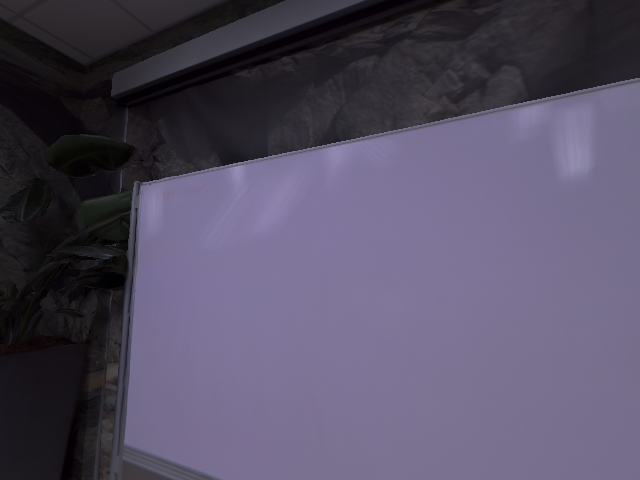
#> input picture office_0/Sequence_2/rgb/rgb_108.png, 640 x 480 px, given in place of rgb_0.png, which was not available
$ jupyter execute --allow-errors toPointCloud.ipynb   (shell and % lines are left out)
#> lines starting #> are read from the running program, lines starting #| are printed output that depends on the picture; pictures that were not available may be replaced by others from this repository, and a replacement may not be noted
[cell 1]
path_to_rgb = "./Sequence_2/rgb"
path_to_depth = "./Sequence_2/depth"
path_to_camera_param = "./Sequence_2/traj_w_c.txt"

[cell 2]
import numpy as np
import matplotlib.pyplot as plt
import cv2
import os

[cell 3]
# Load images
img1 = cv2.cvtColor(cv2.imread(os.path.join(path_to_rgb, "rgb_0.png")), cv2.COLOR_BGR2RGB)
print(img1.shape)
#| (480, 640, 3)
# Let's visualize the images
f = plt.figure(figsize=(15, 5))
ax1 = f.add_subplot(121)
ax2 = f.add_subplot(122)
ax1.imshow(img1[300:310, 400:410, :])
ax2.imshow(img1)
plt.show()
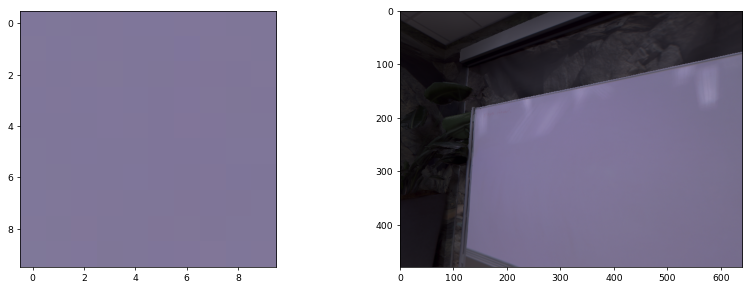
#> figure drawn by matplotlib, 2 panels

[cell 4]
img2 = cv2.imread(os.path.join(path_to_depth, "depth_0.png"), cv2.IMREAD_UNCHANGED) # rgb channels has same value
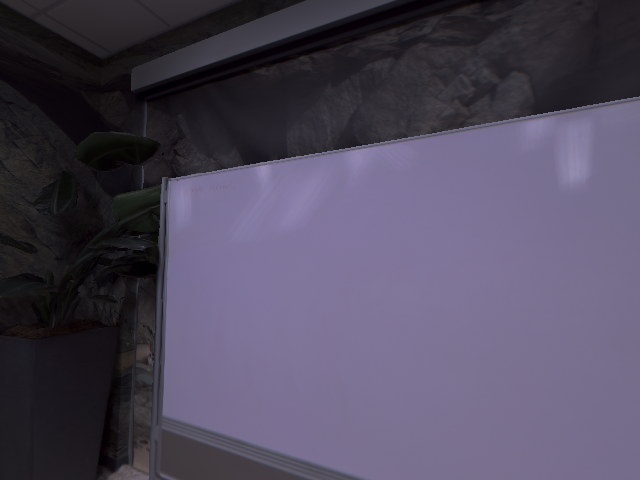
#> input picture office_0/Sequence_2/rgb/rgb_115.png, 640 x 480 px, given in place of depth_0.png, which was not available
#> img2 is the input picture: shape (480, 640, 3); mean B, G, R 92.8, 73.2, 79.5
print(img2.shape)
#| (480, 640, 3)
print(img2[400, 100])
#| [25 19 22]
# Let's visualize the images
f = plt.figure(figsize=(15, 5))
ax1 = f.add_subplot(121)
im = ax1.imshow(img2)
plt.colorbar(im, ax=ax1)
plt.show()
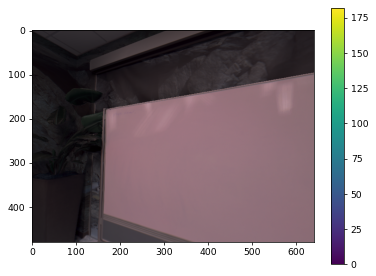
#> figure drawn by matplotlib, 2 panels; B, G, R data is drawn as R, G, B

[cell 5]
def imageto3dpoints (rgb_im, depth_im, ctw_mat):
    z_c = (depth_im.flatten())/1000 # 1 for image plane (z = 1) /1000 for units to be meters
    w_c = np.ones(z_c.shape)

    height, width, _ = rgb_im.shape
    fx, fy, cx, cy = width/2, width/2, (width-1)/2, (height-1)/2
    x_c= np.arange(width)
    y_c = np.arange(height)
    x_c, y_c = np.meshgrid(x_c, y_c, indexing='xy')
    x_c, y_c = x_c.flatten(), y_c.flatten()
    ones = np.ones(x_c.shape)

    X_on_img = np.stack([x_c, y_c, ones], axis=0)
    X_on_cam = np.linalg.inv(np.array([[fx, 0, cx], [0, fy, cy], [0, 0, 1]])) @ X_on_img
    X_on_cam = np.stack([X_on_cam[0]*z_c, X_on_cam[1]*z_c, z_c, w_c], axis=0)
    X_on_wld = ctw_mat @ X_on_cam

    origin = np.array([0,0,0,1])
    x_axis = np.array([1/1000,0,0,1])
    y_axis = np.array([0,1/1000,0,1])
    z_axis= np.array([0,0,1/1000,1])
    camera = ctw_mat @ np.stack([origin, x_axis, y_axis, z_axis], axis=-1)

    colors = rgb_im.reshape((-1, 3))/255
    return X_on_wld.T, colors, camera.T

[cell 6]
class camera_mat:
    def __init__ (self, path):
        self.path = path
        self.mats = []
        # self.cursor : later
        with open(path, "r") as f:
            while True:
                line = f.readline()
                if not line: break
                self.mats.append(self.str_to_44mat(line))
    def __getitem__ (self, idx):
        return self.mats[idx]
    @staticmethod
    def str_to_44mat (s):
        mat = np.array(list(map(float, s.split()))).reshape((4, 4))
        return mat

matrices = camera_mat(path_to_camera_param)
#> (reads office_0/Sequence_2/traj_w_c.txt from the repository)
mat_0 = matrices[0]
print(mat_0)

[cell 7]
# Draw results
fig = plt.figure(figsize=(5,5))
ax2 = fig.add_subplot(111, projection='3d')

def show_multiple (n):
    for i in range(n):
        m = 40
        rgb_fname = "rgb_" + str(i*m) + ".png"
        rgb_im = cv2.cvtColor(cv2.imread(os.path.join(path_to_rgb, rgb_fname)), cv2.COLOR_BGR2RGB)
        depth_fname = "depth_" + str(i*m) + ".png"
        depth_im = cv2.imread(os.path.join(path_to_depth, depth_fname), cv2.IMREAD_UNCHANGED) # rgb channels has same value
        ctw_mat = matrices[i*m]
        X_, colors, camera_axis = imageto3dpoints(rgb_im, depth_im, ctw_mat)
        ax2.scatter(
            X_[:, 0], # x
            X_[:, 1], # y
            X_[:, 2], # z
            c=colors, marker='o', s=0.0001
        )
        ax2.plot( # x, y, z axis
            [camera_axis[0][0], camera_axis[1][0]], [camera_axis[0][2], camera_axis[1][2]],  [-camera_axis[0][1], -camera_axis[1][1]], c='r'
        )
        ax2.plot(
            [camera_axis[0][0], camera_axis[2][0]], [camera_axis[0][2], camera_axis[2][2]], [-camera_axis[0][1], -camera_axis[2][1]], c='b'
        )
        ax2.plot(
            [camera_axis[0][0], camera_axis[3][0]], [camera_axis[0][2], camera_axis[3][2]], [-camera_axis[0][1], -camera_axis[3][1]], c='g'
        )

#> (the rest of this cell did not finish here and is left out)
